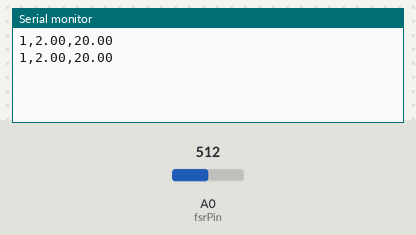
A sketch run on a simulated Arduino Uno, built with avr-gcc and run on an emulated ATmega328P. Shown: the last lines printed to the serial monitor. The test bench sets the inputs (shaded band); at power-on: A0 (fsrPin) = 512.

Above: at 1.8 s.
1.9 s: A0 (fsrPin) set to 716
At 2.7 s:
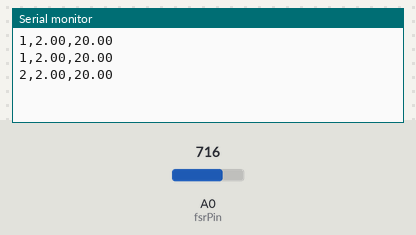
3.4 s: A0 (fsrPin) set to 900
At 4.8 s:
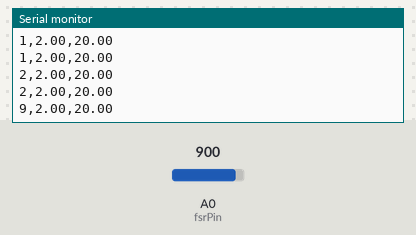
Timing chart, 0 to 6.4 s (numbered marks = the images above; inputs shaded):
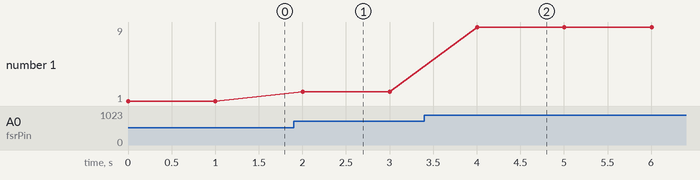

The sketch:

realSignals.ino
```cpp
/*
Connect one end of FSR to power, the other end to Analog 0.
Then connect one end of a 10K resistor from Analog 0 to ground

For more information see www.ladyada.net/learn/sensors/fsr.html

Jeroen De Maeyer 2016
*/

int fsrPin = 0;     // the FSR and 10K pulldown are connected to a0
int fsrReading;     // the analog reading from the FSR resistor divider
long fsrForce;       // Finally, the resistance converted to force

void setup() {
  Serial.begin(9600);
}

void loop() {
  Serial.println(readSensors());
  delay(1000);
}
```

functions.ino
```cpp
// Read sensors and put data in one string
String readSensors() {

  fsrReading = analogRead(fsrPin);
  fsrForce = voltage2force(fsrReading);


  // simulated senor readings
  float v2 = 2.0000;
  float temperature = 20.0000;

  // create data string with sensor readings
  // works from version 0019
  // String default 2 decimal places
  // string(float, decimal places)
  String data = "";
  data += String(fsrForce);
  data += ",";
  data += String(v2);
  data += ",";
  data += String(temperature);

  return data;
}

// Convert analog reading to force on the fsr sensor
// credit to www.ladyada.net/learn/sensors/fsr.html
long voltage2force(int reading) {

  // local vars for calcultations
  int fsrVoltage;     // the analog reading converted to voltage
  unsigned long fsrResistance;  // The voltage converted to resistance, can be very big so make "long"
  unsigned long fsrConductance;
  long force;

  // analog voltage reading ranges from about 0 to 1023 which maps to 0V to 5V (= 5000mV)
  fsrVoltage = map(reading, 0, 1023, 0, 5000);
  if (fsrVoltage == 0) {
      force = 0;
   } else {
      // The voltage = Vcc * R / (R + FSR) where R = 10K and Vcc = 5V
      // so FSR = ((Vcc - V) * R) / V        yay math!
      fsrResistance = 5000 - fsrVoltage;     // fsrVoltage is in millivolts so 5V = 5000mV
      fsrResistance *= 10000;                // 10K resistor
      fsrResistance /= fsrVoltage;

      fsrConductance = 1000000;           // we measure in micromhos so
      fsrConductance /= fsrResistance;

      // Use the two FSR guide graphs to approximate the force
      if (fsrConductance <= 1000) {
        force = fsrConductance / 80;
      } else {
        force = fsrConductance - 1000;
        force /= 30;
      }
  }

  return force;
}
```

Measured:
- after the input at 1.9 s, the serial monitor: prints a new line after 0.10 s (image 1)
- after the input at 3.4 s, the serial monitor: prints a new line after 0.60 s (image 2)
- plotted number 1: 2 → 9 after the input at 3.4 s
